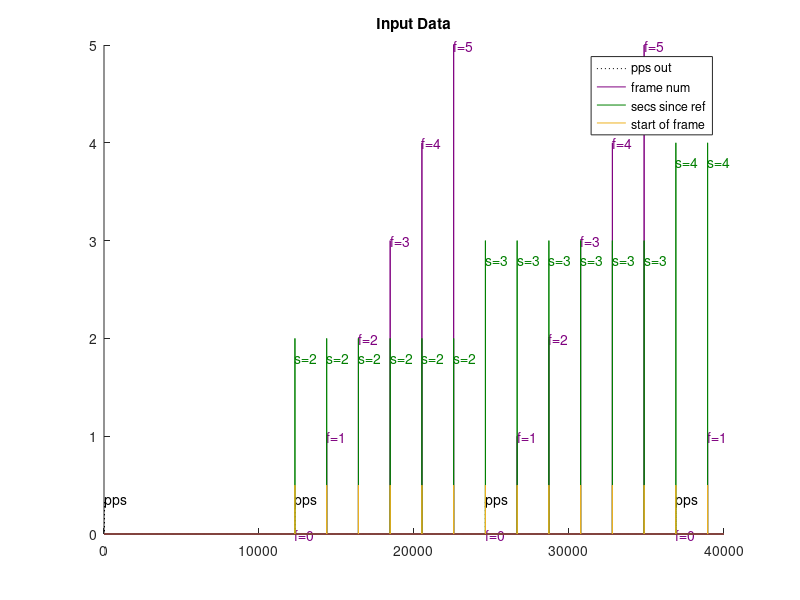
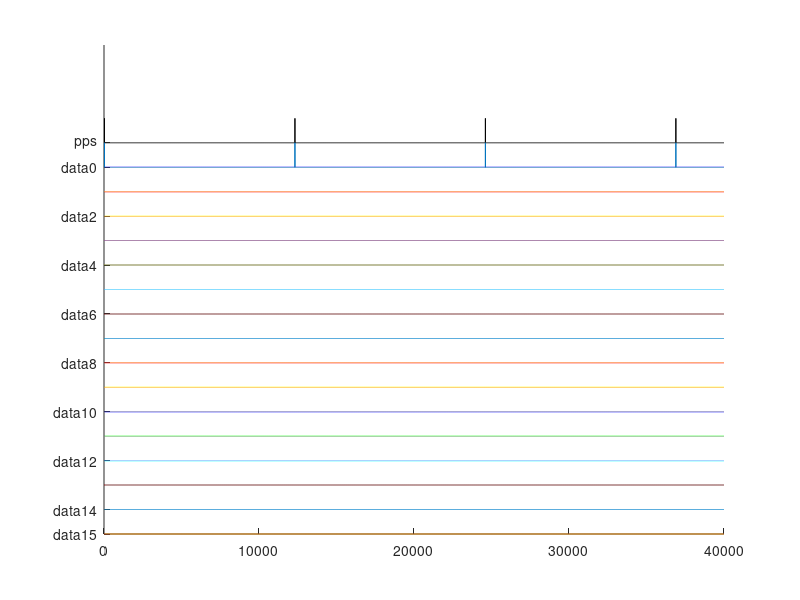

The MATLAB source for these figures, in order: (Note: this script raises an error after producing the figures.)
close all; clc;

blank_sig = zeros(1,40000).'; % second is 8192, pkts 2048 long, so 4 pkts per second, 2.5 seconds in sim

pps.time = [];
pps.signals.values = blank_sig;

start_pps = 30;

% determine periods involved
frame_len = 2048;
second = 6*frame_len; % fpga clocks per second
dur = 1; % on for 10 clocks

% create a vector of actual periods in the pps pulse
npulses = floor(length(blank_sig)/second)+1;
periods = second*ones(1,npulses); 

% create pps input signal, start at 30, end at 39
start_ind = start_pps;
stop_ind  = start_ind+dur-1;

for p = 1:length(periods)
    if stop_ind<length(blank_sig)
        pps.signals.values(start_ind:stop_ind) = 1;
    end
    start_ind = start_ind+periods(p);
    stop_ind  = start_ind+dur-1;
end

%% set enable signal
enable.time = [];
enable.signals.values = blank_sig;
enable.signals.values(401:end)=1;

%% frame in, starts on next pps valid after enable on
frame_in.time = [];
frame_in.signals.values = blank_sig;

% find pulses that happen after enable signal is high
valid_pps = find(pps.signals.values==1 & enable.signals.values==1);

% start frame in signal on first pps after enable high, every 2048

frame_in.signals.values(valid_pps(1):frame_len:end)=1;



%% sec ref ep is constant + cumsum of pps signal, regardless of enable
secs_ref_ep_in.time = [];
secs_ref_ep_in.signals.values = blank_sig+cumsum(pps.signals.values);
secs_ref_ep_in.signals.values(frame_in.signals.values~=1)=0;

%% fnum is 0 every pps, but increments every frame_in (tied to enable)
fnum_in.time = [];
fnum_in.signals.values = blank_sig;
fn=0;
for k=find(frame_in.signals.values==1).';
    fn = fn+1;
    if pps.signals.values(k)==1;
        fn = 0;
    end
    fnum_in.signals.values(k) = fn;
end



%% make data
% 16 pieces of data per clock cycle
% initalize data0-data15 values
xd.time = [];
xd.signals.values = blank_sig;

% set data values to something, data stream 16 times the length of ind data
% data set to single pulse with pps timing, so data0 at each pulse is a 1
data_matrix = repmat(blank_sig,1,16);
data_matrix(start_pps:second:end,1)=1;



data_stream = reshape(data_matrix.',16*length(blank_sig),1);


% distribute data_stream into the 16 matlab variables
for k=0:15
    xd.signals.values = data_matrix(:,k+1);
    eval(['data',num2str(k),'=xd;'])
end

%% plot initial values, should look like output of hdr block
figure
hold all
stairs(pps.signals.values/3,'k:')
x = find(pps.signals.values==1);
for k=1:length(x)
    text(x(k),1/3,'pps')
end
stairs(fnum_in.signals.values,'color',[0.5 0 0.5])
x = find(frame_in.signals.values==1);
for k=1:length(x)
    text(x(k),fnum_in.signals.values(x(k)),['f=',num2str(fnum_in.signals.values(x(k)))],'color',[.5 0 .5])
end

stairs(secs_ref_ep_in.signals.values,'color',[0 0.5 0])
for k=1:length(x)
    text(x(k),secs_ref_ep_in.signals.values(x(k))-.2,['s=',num2str(secs_ref_ep_in.signals.values(x(k)))],'color',[0 0.5 0])
end

stairs(frame_in.signals.values/2)
legend('pps out','frame num','secs since ref','start of frame')
xlim([0 40000])
title('Input Data')



figure
hold all
stairs(pps.signals.values+1,'k')
for k=0:15
    eval(['x=data',num2str(k),';'])
    stairs(x.signals.values-k*1)
end
set(gca,'YTick',[-15 -14:2:0 1])
set(gca,'YTickLabel',{'data15','data14','data12','data10','data8','data6','data4','data2','data0','pps'})






%% set breakpoint, run simulation

% get data
x = [];
for k=0:15
    eval(['x = [x data_out',num2str(k),'.Data];'])
end
data_stream_out = reshape(x.',1,length(data_out0.Data)*16);


dt = 1/16;
ti = [0:length(data_stream)-1]*dt;
to = [0:length(data_stream_out)-1]*dt;
tpi= [0:length(blank_sig)-1];
tpo= [0:length(sync_out.Data)-1];
figure
hold all
stairs(ti,data_stream/2,'b')
stairs(to,data_stream_out,'r')
stairs(tpi,pps.signals.values/2,'k:')
stairs(tpo,sync_out.Data,'k:')
ylim([-1 2])
legend('input data','output data','pps in','pps out')
title('vdif: serialize hdr block input and output data timing, no latency ')
xlim([12313 12321])
xlabel('fpga clocks (16 data samples each clock)')


%% now analyze output values
% plot and check valid signals

% check hdr_val always equal to the same number
un_hval = unique(duration(hdr_valid_out.Data));
% check vtp val always equal to same number
un_vval = unique(duration(vtp_valid.Data));

nos = 0;
for k=find(frame_out.Data==1).'
    if hdr_valid_out.Data(k)==0 || vtp_valid.Data(k)==0 || data_valid_out.Data(k)==0
        nos=nos+1;
    end
end


figure
hold all
stairs(data_valid_out.Data*2)
stairs(hdr_valid_out.Data*1.5,'color',[0 0.5 0])
stairs(vtp_valid.Data*1,'m')
stairs(frame_out.Data/2,'r')
legend('data out valid','hdr valid','vtp valid','frame out')
xlim([12315 12330])
ylim([-.5 2.5])
grid on
set(gca,'XTick',12315:12330)
set(gca,'XTickLabels',{'12315','12316','12317','12318','12319','12320','12321','12322','12323','12324','12325','12326','12327','12328','12329','12330'})

title({['Output valid signals'],['Unique hdr valid duration: ',num2str(un_hval)],['Unique vtp valid duration: ',num2str(un_vval)],['Number of times frame out valid but something else isnt: ',num2str(nos)]})


% find w0 valid, w1 valid
w0_val = nth_valid(hdr_valid_out.Data,1);
w1_val = nth_valid(hdr_valid_out.Data,2);

figure
hold all
stairs(hdr_valid_out.Data*2)
stairs(w0_val*1.5,'c')
stairs(w1_val*1,'g')
ylim([0 2.5])
grid on
title('Did I select w0 and w1 valids right?')



% now plot output signals as you did the input, but using their separate
% valid signals
secs_ref_ep.Data(w0_val==0)=0;
fnum.Data(w1_val==0)=0;

figure
hold all
stairs(sync_out.Data/3,'k:')
x = find(sync_out.Data==1);
for k=1:length(x)
    text(x(k),1/3,'pps')
end

stairs(fnum.Data,'color',[0.5 0 0.5])
x = find(w1_val==1);
for k=1:length(x)
    text(x(k),fnum.Data(x(k)),['f=',num2str(fnum.Data(x(k)))],'color',[.5 0 .5])
end

stairs(secs_ref_ep.Data,'color',[0 0.5 0])
x = find(w0_val==1);
for k=1:length(x)
    text(x(k),secs_ref_ep.Data(x(k))-.2,['s=',num2str(secs_ref_ep.Data(x(k)))],'color',[.5 0 .5])
end

stairs(frame_out.Data/2)
legend('pps out','frame num','secs since ref','start of frame')
xlim([0 40000])
title('Output Data')


% ()


